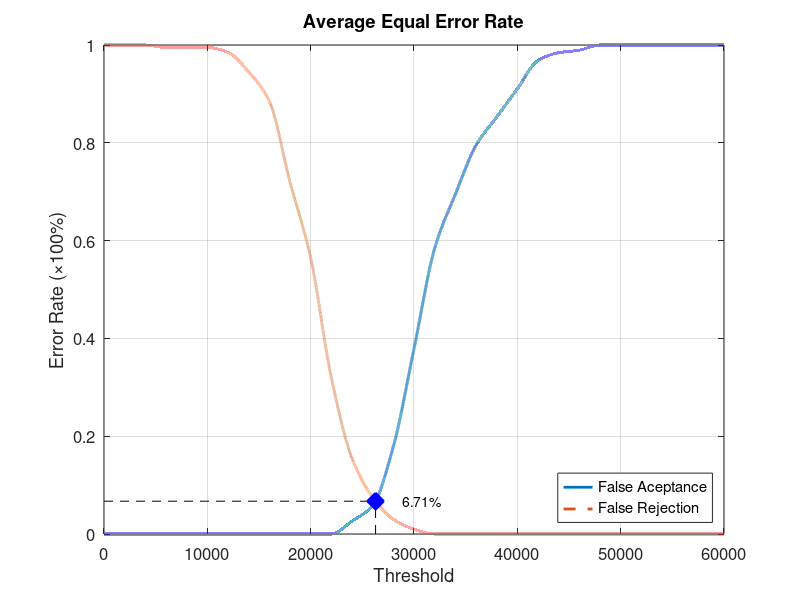
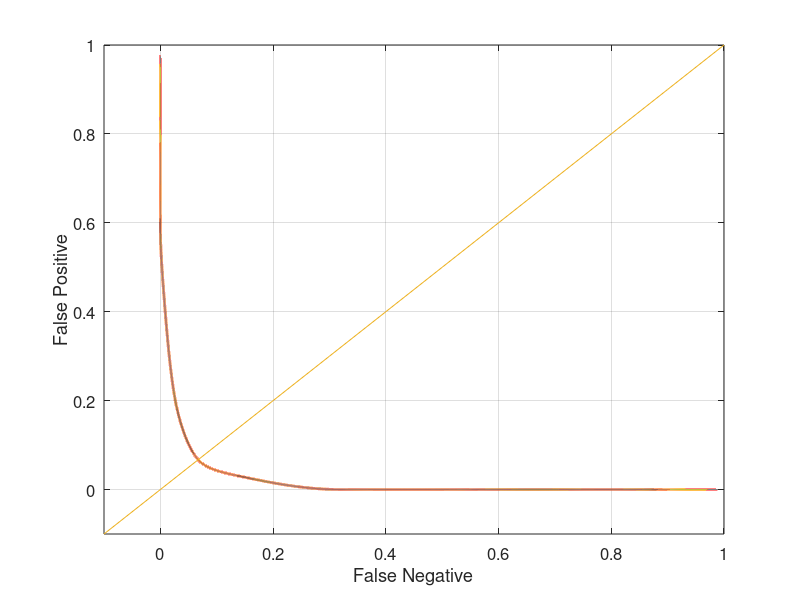

These charts were generated, in order, by the following MATLAB code:
function yEER = Database3_1
close all;
clear;
clc;
x = 0:2000:60000;
xq = 0:0.5:60000;

y0 = [0 0 0 0 0 0 0 0 0 0 0 0 0.0263158 0.0578947 0.178947 0.378947 0.584211 0.694737 0.794737 0.852632 0.910526 0.968421 0.984211 0.989474 1 1 1 1 1 1 1];
yy0 = interp1(x, y0, xq, 'pchip');
y1 = [1 1 1 0.995 0.995 0.995 0.985 0.945 0.885 0.72 0.565 0.32 0.155 0.075 0.03 0.01 0 0 0 0 0 0 0 0 0 0 0 0 0 0 0];
yy1 = interp1(x, y1, xq, 'pchip');

% Calculating EER: 
y2 = abs(y0 - y1);
find(y2 == min(y2))
yy2 = abs(yy0 - yy1);
xEER = find(yy2 == min(yy2));
xEERIndex = xq(xEER) % X-axis EER
yEER = yy0(xEER) % Y-axis EER

main = figure
plot(xq, yy0,'-','LineWidth', 2);	hold on
plot(xq, yy1,'--','LineWidth', 2);	hold on
plot([xEERIndex xEERIndex], [0 yEER], 'k--');	hold on
plot([0 xEERIndex], [yEER yEER], 'k--');	hold on
plot(xEERIndex, yEER, 'bx', 'LineWidth', 10);	hold on
text(xEERIndex + 10 * xEERIndex / 100, yEER, [num2str(round((10000 * yEER)) / 100) '%'])
legend('False Aceptance', 'False Rejection', 'Location', 'SouthEast')
xlabel('Threshold')
ylabel('Error Rate (\times100%)')
title('Average Equal Error Rate')
set(gca, 'FontSize', 12)
axis([0 60000 0 1])
grid on

print(main, 'Database3_1Main', '-dpng');
FNRxFPR = figure('Color', [1 1 1]);
plot(yy1, yy0, '-', yy1, yy0, 'LineWidth', 2);
hold on
y = -0.1:0.1:1
plot(y, y); 
set(gca, 'FontSize', 12)
xlabel('False Negative')
ylabel('False Positive')
axis([-0.1 1 -0.1 1])
set(gca, 'FontSize', 12)
grid on

print(FNRxFPR, 'Database3_1FNRxFPR','-dpng');
end
